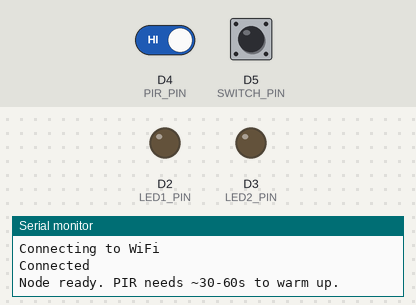
This sketch was run on a simulated Arduino MKR. Parts: output pins drawn as LEDs (lit = HIGH), the last lines printed to the serial monitor. Inputs (shaded band) come from the test bench; at power-on: D5 (SWITCH_PIN) HIGH, D4 (PIR_PIN) HIGH. WiFi joins after 1.5 s; servers stay silent unless stated.

Above: at 2.7 s.
2.8 s: D5 (SWITCH_PIN) pulled LOW for 0.15 s
At 3.8 s:
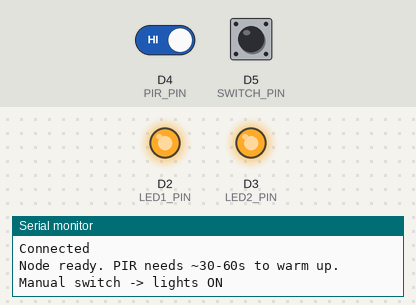
4.4 s: D5 (SWITCH_PIN) pulled LOW for 1 s
At 5.0 s:
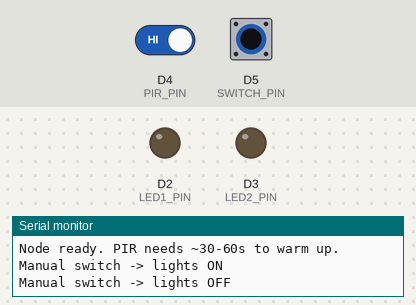
6.9 s: D5 (SWITCH_PIN) pulled LOW for 3.2 s
At 10.6 s:
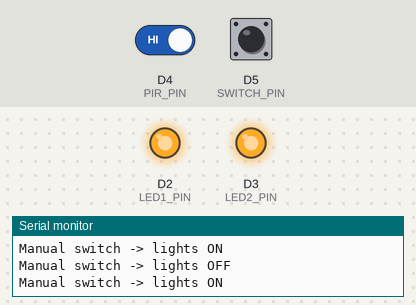
Timing chart, 0 to 31.6 s (numbered marks = the images above; inputs shaded):
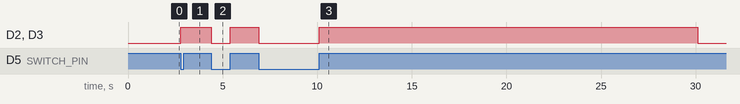

The sketch:

6.1P.ino
```cpp
#include <Wire.h>
#include <BH1750.h>
#include <WiFiNINA.h>
#include <ThingSpeak.h>

#define WIFI_SSID      "Felix "
#define WIFI_PASS      "11112222"
#define CHANNEL_ID     3308856
#define WRITE_API_KEY  "U4X7IN0M6EZ05LWC"

const int LED1_PIN   = 2;
const int LED2_PIN   = 3;
const int PIR_PIN    = 4;
const int SWITCH_PIN = 5;

const float DARK_THRESHOLD          = 50.0;
const unsigned long LIGHT_ON_MS     = 20000;
const unsigned long INACTIVITY_LIMIT_MS = 60000;
const unsigned long THINGSPEAK_MIN_MS   = 20000;
const unsigned long DEBOUNCE_MS     = 200;

BH1750 lightMeter;
WiFiClient client;

volatile bool motionFlag = false;
volatile bool switchFlag = false;

bool lightsOn = false;
bool alertActive = false;
unsigned long lightsOnSince  = 0;
unsigned long lastMotionTime = 0;
unsigned long lastSwitchTime = 0;
unsigned long lastUploadTime = 0;
float lastLux = 0;

void setup() {
  Serial.begin(115200);
  while (!Serial && millis() < 5000);

  pinMode(LED1_PIN, OUTPUT);
  pinMode(LED2_PIN, OUTPUT);
  pinMode(PIR_PIN, INPUT);
  pinMode(SWITCH_PIN, INPUT_PULLUP);

  Wire.begin();
  lightMeter.begin();

  connectWiFi();
  ThingSpeak.begin(client);

  attachInterrupt(digitalPinToInterrupt(PIR_PIN), motionISR, RISING);
  attachInterrupt(digitalPinToInterrupt(SWITCH_PIN), switchISR, CHANGE);

  lastMotionTime = millis();
  Serial.println("Node ready. PIR needs ~30-60s to warm up.");
}

void loop() {
  handleMotion();
  handleSwitch();
  handleLightTimer();
  handleInactivity();
}

void motionISR() { motionFlag = true; }
void switchISR() { switchFlag = true; }

void handleMotion() {
  if (!motionFlag) return;
  motionFlag = false;

  lastMotionTime = millis();
  if (alertActive) {
    alertActive = false;
    Serial.println("Movement returned -> alert cleared");
  }

  lastLux = lightMeter.readLightLevel();
  Serial.print("Motion. Light = "); Serial.print(lastLux); Serial.println(" lux");

  if (lastLux < DARK_THRESHOLD) {
    turnLightsOn();
    Serial.println("Dark -> lights ON");
  } else {
    Serial.println("Bright enough -> lights stay off");
  }
  uploadToCloud(1);
}

void handleSwitch() {
  if (!switchFlag) return;
  switchFlag = false;
  if (millis() - lastSwitchTime < DEBOUNCE_MS) return;
  lastSwitchTime = millis();
  toggleLights();
  Serial.print("Manual switch -> lights "); Serial.println(lightsOn ? "ON" : "OFF");
}

void handleLightTimer() {
  if (lightsOn && (millis() - lightsOnSince > LIGHT_ON_MS)) {
    digitalWrite(LED1_PIN, LOW);
    digitalWrite(LED2_PIN, LOW);
    lightsOn = false;
    Serial.println("Light timer expired -> lights OFF");
  }
}

void handleInactivity() {
  if (!alertActive && (millis() - lastMotionTime > INACTIVITY_LIMIT_MS)) {
    alertActive = true;
    Serial.println("No movement for too long -> ALERT carer");
    uploadToCloud(0);
  }
}

void turnLightsOn() {
  digitalWrite(LED1_PIN, HIGH);
  digitalWrite(LED2_PIN, HIGH);
  lightsOn = true;
  lightsOnSince = millis();
}

void toggleLights() {
  lightsOn = !lightsOn;
  digitalWrite(LED1_PIN, lightsOn ? HIGH : LOW);
  digitalWrite(LED2_PIN, lightsOn ? HIGH : LOW);
  if (lightsOn) lightsOnSince = millis();
}

void connectWiFi() {
  WiFi.begin(WIFI_SSID, WIFI_PASS);
  Serial.print("Connecting to WiFi");
  unsigned long start = millis();
  while (WiFi.status() != WL_CONNECTED && millis() - start < 15000) {
    delay(500); Serial.print(".");
  }
  Serial.println(WiFi.status() == WL_CONNECTED ? "\nConnected" : "\nNo WiFi (running offline)");
}

void uploadToCloud(int motionEvent) {
  if (WiFi.status() != WL_CONNECTED) return;
  if (millis() - lastUploadTime < THINGSPEAK_MIN_MS) return;
  lastUploadTime = millis();

  int inactiveMin = (millis() - lastMotionTime) / 60000;

  ThingSpeak.setField(1, motionEvent);
  ThingSpeak.setField(2, lastLux);
  ThingSpeak.setField(3, inactiveMin);
  ThingSpeak.setField(4, alertActive ? 1 : 0);

  int result = ThingSpeak.writeFields(CHANNEL_ID, WRITE_API_KEY);
  Serial.println(result == 200 ? "Cloud update sent" : "Cloud error: " + String(result));
}
```

Measured:
- after the input at 2.8 s, D2 (LED1_PIN), D3 (LED2_PIN): LOW → HIGH at once
- after the input at 4.4 s, D2 (LED1_PIN), D3 (LED2_PIN): HIGH → LOW at once, → HIGH 1.0 s later
- after the input at 6.9 s, D2 (LED1_PIN), D3 (LED2_PIN): HIGH → LOW after 0.00 s instead of 18.5 s
